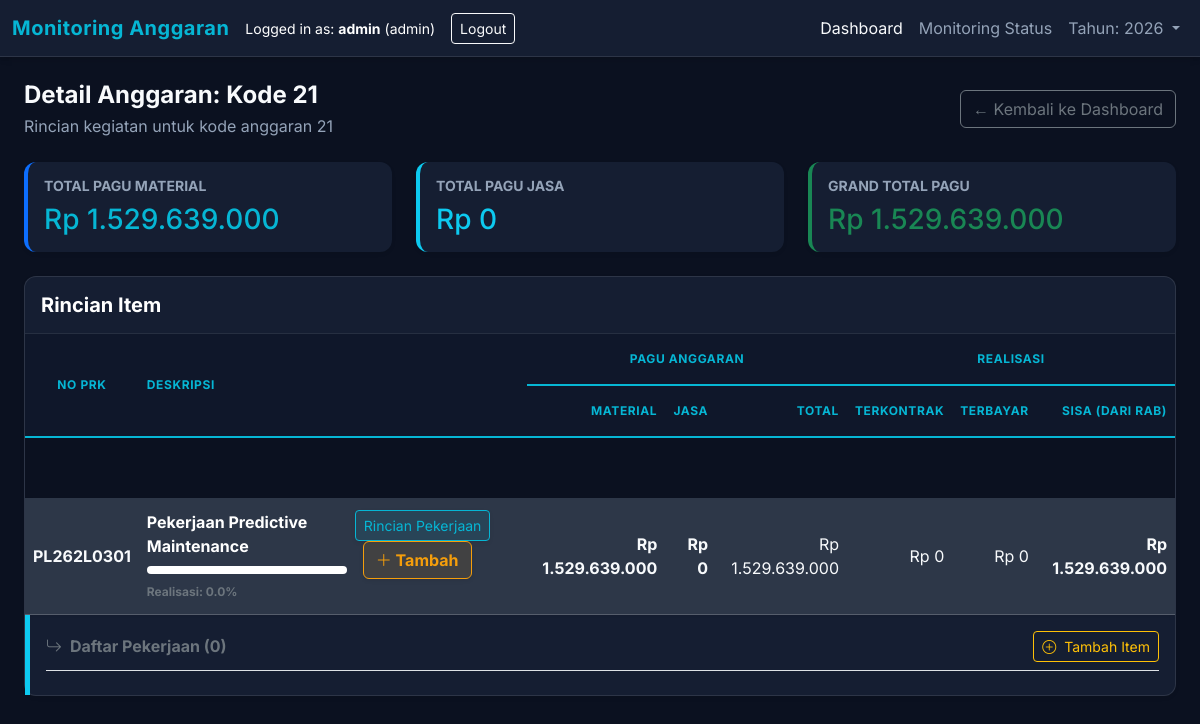
The app's page /detail/21 (signed in) with its own data.
### app/models.py (models this page shows, shortened)
class User(UserMixin, db.Model):
    id = db.Column(db.Integer, primary_key=True)
    username = db.Column(db.String(100), unique=True, nullable=False)
    password_hash = db.Column(db.String(200), nullable=False)
    role = db.Column(db.String(50), nullable=False, default=UserRole.VIEWER)
    def has_permission(self, permission_name):
        if self.role == UserRole.SUPER_ADMIN:
            return True
        permission = Permission.query.filter_by(name=permission_name).first()
        if not permission:
            return False
        role_perm = RolePermission.query.filter_by(
            role=self.role,
            permission_id=permission.id
        ).first()
        return role_perm.is_allowed if role_perm else False

class BudgetLine(db.Model):
    id = db.Column(db.Integer, primary_key=True)
    kode = db.Column(db.String(50), nullable=False)
    no_prk = db.Column(db.String(100), nullable=False)
    deskripsi = db.Column(db.String(255), nullable=False)
    tahun = db.Column(db.Integer, nullable=False, default=2026)
    pagu_material = db.Column(db.Float, default=0)
    pagu_jasa = db.Column(db.Float, default=0)
    pagu_total = db.Column(db.Float, default=0)
    usulan_rab_rp = db.Column(db.Float, default=0)
    terkontrak_rp = db.Column(db.Float, default=0)
    terbayar_rp = db.Column(db.Float, default=0)
    ellipse_rp = db.Column(db.Float, default=0)
    order_index = db.Column(db.Integer, default=0)

### app/routes/main.py (the view)
@bp.route('/detail/<kode>')
def detail(kode):
    items = BudgetLine.query.filter_by(kode=kode).all()
    total_pagu_material = sum(item.pagu_material for item in items)
    total_pagu_jasa = sum(item.pagu_jasa for item in items)
    total_pagu_total = sum(item.pagu_total for item in items)
    return render_template('detail.html',
                           items=items,
                           kode=kode,
                           total_pagu_material=total_pagu_material,
                           total_pagu_jasa=total_pagu_jasa,
                           total_pagu_total=total_pagu_total)

### app/templates/detail.html (shortened to what this page needs)
{% extends 'base.html' %}
{% block content %}
<div class="d-flex justify-content-between align-items-center mb-4">
    <div>
        <h4 class="fw-bold mb-1">Detail Anggaran: Kode {{ kode }}</h4>
        <p class="text-muted mb-0">Rincian kegiatan untuk kode anggaran {{ kode }}</p>
    </div>
    <a href="/" class="btn btn-outline-secondary">
        &larr; Kembali ke Dashboard
    </a>
</div>
<div class="row mb-4">
    <div class="col-md-4">
        <div class="card shadow-sm border-0 border-start border-4 border-primary h-100">
            <div class="card-body">
                <h6 class="text-uppercase text-muted small fw-bold">Total Pagu Material</h6>
                <h3 class="mb-0 text-primary">Rp {{ total_pagu_material|ribuan }}</h3>
            </div>
        </div>
    </div>
    <div class="col-md-4">
        <div class="card shadow-sm border-0 border-start border-4 border-info h-100">
            <div class="card-body">
                <h6 class="text-uppercase text-muted small fw-bold">Total Pagu Jasa</h6>
                <h3 class="mb-0 text-info">Rp {{ total_pagu_jasa|ribuan }}</h3>
            </div>
        </div>
    </div>
    <div class="col-md-4">
        <div class="card shadow-sm border-0 border-start border-4 border-success h-100">
            <div class="card-body">
                <h6 class="text-uppercase text-muted small fw-bold">Grand Total Pagu</h6>
                <h3 class="mb-0 text-success">Rp {{ total_pagu_total|ribuan }}</h3>
            </div>
        </div>
    </div>
</div>
<div class="card shadow-sm">
    <div class="card-header bg-transparent py-3 border-bottom border-secondary" style="--bs-border-opacity: .2;">
        <h5 class="mb-0 fw-bold text-white">Rincian Item</h5>
    </div>
    <div class="card-body p-0">
        <div class="table-responsive">
            <table class="table table-borderless mb-0" style="border-collapse: separate; border-spacing: 0;">
                <thead class="text-white bg-transparent" style="border-bottom: 2px solid rgba(255,255,255,0.1);">
                    <tr>
                        <th rowspan="2" class="align-middle text-center">No PRK</th>
                        <th rowspan="2" class="align-middle">Deskripsi</th>
                        <th colspan="3" class="text-center">Pagu Anggaran</th>
                        <th colspan="3" class="text-center">Realisasi</th>
                    </tr>
                    <tr>
                        <th class="text-end">Material</th>
                        <th class="text-end">Jasa</th>
                        <th class="text-end">Total</th>
                        <th class="text-end">Terkontrak</th>
                        <th class="text-end">Terbayar</th>
                        <th class="text-end">Sisa (dari RAB)</th>
                    </tr>
                </thead>
                <tbody>
                    {% for item in items %}
                    <tr style="height: 60px; background-color: var(--bg-dark); border: transparent;">
                        <td colspan="12" style="border: none;"></td>
                    </tr>
                    <tr class="align-middle border border-secondary shadow-sm"
                        style="background-color: #2d3748; color: white; border-left: 5px solid var(--accent-primary) !important;">
                        <td class="text-nowrap fw-bold">{{ item.no_prk }}</td>
                        <td>
                            <div class="d-flex justify-content-between align-items-start">
                                <div>
                                    <div class="fw-bold text-white">{{ item.deskripsi }}</div>
                                    {% if item.pagu_total > 0 %}
                                    {% set percent = (item.ellipse_rp / item.pagu_total) * 100 %}
                                    {% else %}
                                    {% set percent = 0 %}
                                    {% endif %}
                                    <div class="progress mt-2 mb-1 bg-white" style="height: 8px; width: 200px;">
                                    </div>
                                    <small class="text-secondary fw-bold" style="font-size: 0.75rem;">Realisasi: {{
                                        "{:.1f}".format(percent) }}%</small>
                                </div>
                                <div class="ms-2">
                                    <button class="btn btn-sm btn-primary shadow-sm" type="button"
                                        data-bs-toggle="collapse" data-bs-target="#jobs-{{ item.id }}"
                                        aria-expanded="false">
                                        Rincian Pekerjaan
                                    </button>
                                    {% if current_user.has_permission('add_job') %}
                                    <button class="btn btn-warning shadow-sm ms-2 fw-bold" type="button"
                                        onclick="openAddJobModal('{{ item.id }}', '{{ item.no_prk }}')"
                                        style="box-shadow: 0 0 10px rgba(245, 158, 11, 0.5);">
                                        <i class="bi bi-plus-lg"></i> Tambah
                                    </button>
                                    {% endif %}
                                </div>
                            </div>
                        <td class="text-end fw-bold text-white">Rp {{ item.pagu_material|ribuan }}</td>
                        <td class="text-end fw-bold text-white">Rp {{ item.pagu_jasa|ribuan }}</td>
                        <td class="text-end fw-extrabold text-white">Rp {{ item.pagu_total|ribuan }}</td>
                        <td class="text-end text-white">Rp {{ item.terkontrak_rp|ribuan }}</td>
                        <td class="text-end text-white">Rp {{ item.terbayar_rp|ribuan }}</td>
                        <td class="text-end fw-bold text-white">Rp {{ (item.pagu_total - item.usulan_rab_rp)|ribuan }}
                        </td>
                    </tr>
                    <tr class="collapse show" id="jobs-{{ item.id }}">
                        <td colspan="12" class="p-0 border-0">
                            <div
                                class="card card-body bg-transparent rounded-0 border-0 p-3 shadow-sm border-start border-5 border-info">
                                <div class="d-flex justify-content-between align-items-center border-bottom pb-2 mb-2">
                                    <h6 class="fw-bold mb-0 text-secondary">
                                        <i class="bi bi-arrow-return-right me-2"></i>Daftar Pekerjaan ({{
                                        item.jobs|length }})
                                    </h6>
                                    {% if current_user.has_permission('add_job') %}
                                    <button class="btn btn-sm btn-outline-warning"
                                        onclick="openAddJobModal('{{ item.id }}', '{{ item.no_prk }}')">
                                        <i class="bi bi-plus-circle me-1"></i> Tambah Item
                                    </button>
                                    {% endif %}
                                </div>
                            </div>
                        </td>
                    </tr>
                    {% endfor %}
                </tbody>
            </table>
        </div>
    </div>
</div>
{% endblock %}

### app/templates/base.html (shortened to what this page needs)
<!DOCTYPE html>
<html lang="id">
<head>
    <link href="https://cdn.jsdelivr.net/npm/bootstrap@5.3.0/dist/css/bootstrap.min.css" rel="stylesheet">
    <link rel="stylesheet" href="{{ url_for('static', filename='style.css') }}">
    <link rel="stylesheet" href="https://cdn.jsdelivr.net/npm/bootstrap-icons@1.7.2/font/bootstrap-icons.css">
</head>
<body>
    <nav class="navbar navbar-expand-lg navbar-dark mb-4">
        <div class="container-fluid">
            <span class="navbar-brand mb-0 h1">Monitoring Anggaran</span>
            <div class="d-flex align-items-center">
                {% if current_user.is_authenticated %}
                <span class="text-white me-3">
                    <small>Logged in as: <strong>{{ current_user.username }}</strong> ({{ current_user.role }})</small>
                </span>
                <a href="{{ url_for('auth.logout') }}" class="btn btn-sm btn-outline-light">Logout</a>
                {% else %}
                <a href="{{ url_for('auth.login') }}" class="btn btn-sm btn-outline-light">Login</a>
                {% endif %}
            </div>
            <div class="collapse navbar-collapse" id="navbarNav">
                <ul class="navbar-nav ms-auto">
                    <li class="nav-item">
                        <a class="nav-link active" href="/">Dashboard</a>
                    </li>
                    {% if current_user.is_authenticated %}
                    <li class="nav-item">
                        <a class="nav-link" href="{{ url_for('main.monitoring') }}">Monitoring Status</a>
                    </li>
                    <li class="nav-item dropdown">
                        <a class="nav-link dropdown-toggle" href="#" id="yearDropdown" role="button"
                            data-bs-toggle="dropdown" aria-expanded="false">
                            Tahun: {{ session.get('year', 2026) }}
                        </a>
                    </li>
                    {% endif %}
                </ul>
            </div>
        </div>
    </nav>
    <div class="container-fluid px-4">
        {% block content %}{% endblock %}
    </div>
</body>
</html>

### app/static/style.css (style rules this page uses)
:root { --bg-dark: #0B1120; --bg-card: #151e32; --bg-card-hover: #1e293b; --text-main: #F8FAFC; --text-muted: #94A3B8; --accent-primary: #06B6D4; --accent-success: #10B981; --accent-warning: #F59E0B; --accent-danger: #EF4444; --border-color: rgba(255, 255, 255, 0.1); }
body { background-color: var(--bg-dark); font-family: 'Inter', sans-serif; color: var(--text-main); }
.navbar { background-color: var(--bg-card) !important; border-bottom: 1px solid var(--border-color); box-shadow: 0 4px 6px -1px rgba(0, 0, 0, 0.1), 0 2px 4px -1px rgba(0, 0, 0, 0.06); }
.navbar-brand { font-weight: 700; color: var(--accent-primary) !important; letter-spacing: 0.5px; }
.nav-link { color: var(--text-muted) !important; transition: color 0.2s; }
.nav-link:hover, .nav-link.active { color: var(--text-main) !important; }
.card { background-color: var(--bg-card); border: 1px solid var(--border-color); border-radius: 0.75rem; background-color: var(--bg-card); border: 1px solid var(--border-color); border-radius: 0.75rem; box-shadow: 0 4px 6px -1px rgba(0, 0, 0, 0.1); color: var(--text-main); }
.card-header { background-color: transparent !important; border-bottom: 1px solid rgba(255, 255, 255, 0.05); color: var(--text-main); padding-top: 1.25rem; padding-bottom: 1.25rem; }
.table { color: var(--text-main); border-color: var(--border-color); --bs-table-bg: transparent; }
.table> :not(caption)>*>* { background-color: transparent; border-bottom-color: var(--border-color); }
.table thead th { color: var(--accent-primary); background-color: rgba(15, 23, 42, 0.95) !important; border-bottom: 2px solid var(--accent-primary); text-transform: uppercase; font-size: 0.75rem; letter-spacing: 0.05em; padding-top: 1rem; padding-bottom: 1rem; vertical-align: middle; }
.table tbody td { color: var(--text-main) !important; padding-top: 0.75rem; padding-bottom: 0.75rem; border-bottom: 1px solid rgba(255, 255, 255, 0.2); }
.btn-primary { background-color: rgba(6, 182, 212, 0.1); border: 1px solid var(--accent-primary); color: var(--accent-primary); transition: all 0.3s ease; }
.btn-warning { background-color: rgba(245, 158, 11, 0.1); border: 1px solid var(--accent-warning); color: var(--accent-warning); }
.text-primary { color: var(--accent-primary) !important; }
.text-muted { color: var(--text-muted) !important; }

### records on screen
User: username "admin", role "admin"
BudgetLine: no_prk "PL262L0301", deskripsi "Pekerjaan Predictive Maintenance", percent "0.0", pagu_material|ribuan "1.529.639.000", pagu_jasa|ribuan "0", pagu_total|ribuan "1.529.639.000", terkontrak_rp|ribuan "0", terbayar_rp|ribuan "0", (item.pagu_total-item.usulan_rab_rp)|ribuan "1.529.639.000", jobs|length "0"

### other values on screen
{{ session.get('year', 2026) }} "2026"
{{ kode }} "21"
{{ total_pagu_material|ribuan }} "1.529.639.000"
{{ total_pagu_jasa|ribuan }} "0"
{{ total_pagu_total|ribuan }} "1.529.639.000"
